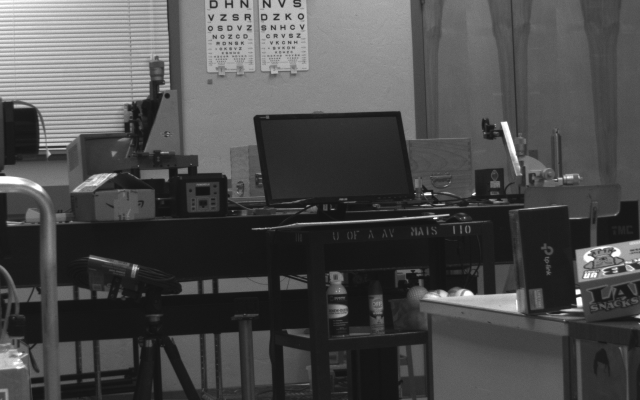
#> input picture PAT/Inference-workflow/cam4_expo150.png, 1280 x 800 px (shown at 1/2 size)
$ python gen_dataset.py
#> lines starting #> are read from the running program, lines starting #| are printed output that depends on the picture
import numpy as np
import cv2
import os

def print_stat(narray, narray_name = 'Array'):
    print(narray_name + " stat: shape: {}, dtype: {}".format(narray.shape, narray.dtype))
    arr = narray.flatten()
    print("max: {}, min: {}, mean: {}, std: {}".format(arr.max(), arr.min(), arr.mean(), arr.std()))

res_w1, res_h1 = 1280, 800
res_w2, res_h2 = 1280, 800
F1 = np.array([[-4.82421044278448e-08,	-1.71285515462556e-06,	0.0135650778093583],
[1.72556528840005e-06,	1.67656609303512e-09,	-0.0143328867069307],
[-0.00912167234149013,	0.00993775597697036,	-0.681697861665831]])
F2 = np.array([[-3.97581572992089e-08,	-3.95153001829531e-07,	0.0134920153619862],
[3.79192112912345e-07,	-5.29231028279867e-09,	-0.000385164443855964],
[-0.00889027295478548,	0.000476491990734183,	-2.94954746159413]])
F3 = np.array([[-1.72325742774190e-08,	-1.70967758549794e-06,	0.000401656453872548],
[1.77514485090898e-06,	1.00163736098407e-08,	-0.0143002582536094],
[-0.000502122564603341,	0.00983482138825411,	2.53255407512145]])

image_coor = np.meshgrid(np.arange(res_h1), np.arange(res_w1))
cam_coor = np.stack([image_coor[1].T,
                     image_coor[0].T,
                     np.ones_like(image_coor[1].T)], axis=2)
image_coor2 = np.meshgrid(np.arange(res_h2), np.arange(res_w2))
cam_coor2 = np.stack([image_coor2[1].T,
                      image_coor2[0].T,
                      np.ones_like(image_coor2[1].T)], axis=2)

img1 = cv2.imread('cam4_expo150.png', 0)
#> img1 is the input picture: shape (800, 1280); min 14, max 255, mean 76.4
img2 = cv2.imread('cam1_expo500.png', 0)
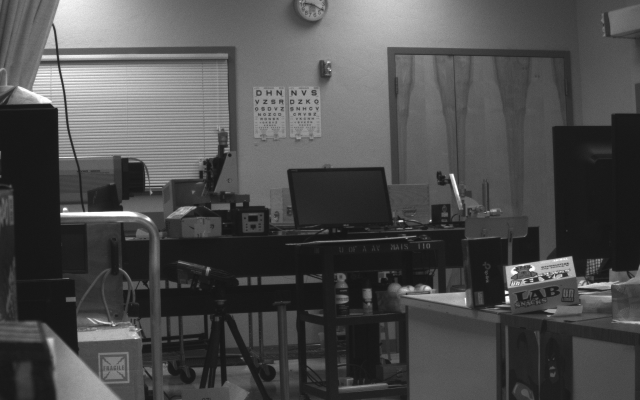
#> input picture PAT/Inference-workflow/cam1_expo500.png, 1280 x 800 px (shown at 1/2 size)
#> img2 is the input picture: shape (800, 1280); min 15, max 255, mean 77.4
img3 = cv2.imread('cam2_expo300.png', 0)
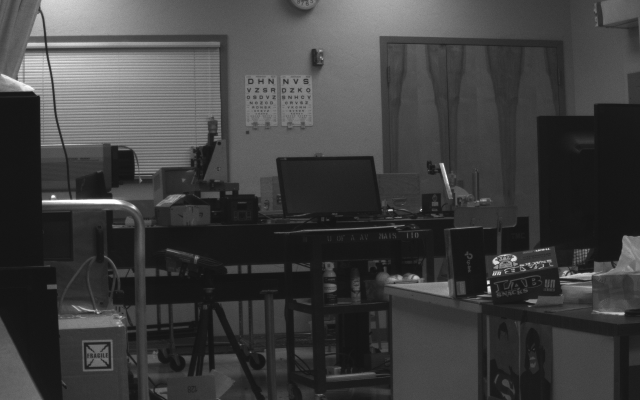
#> input picture PAT/Inference-workflow/cam2_expo300.png, 1280 x 800 px (shown at 1/2 size)
#> img3 is the input picture: shape (800, 1280); min 16, max 255, mean 63.2
img4 = cv2.imread('cam3_expo800.png', 0)
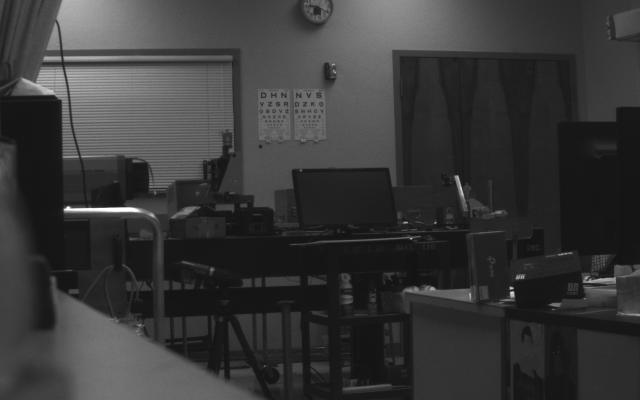
#> input picture PAT/Inference-workflow/cam3_expo800.png, 1280 x 800 px (shown at 1/2 size)
#> img4 is the input picture: shape (800, 1280); min 16, max 255, mean 55.7


for i in range(2):
    for j in range(2):

        ID = i*2+j+5

        print(ID)
        xl, xu, yl, yu = i*400, i*400+400, j*640, j*640+640

        xxss = []
        yyss = []

        for point_x in range(xl, xu):
            for point_y in range(yl, yu):
                lam = F1.dot(np.array([point_y, point_x, 1]).reshape((-1, 3)).T)
                x_lb = int(point_x/1.5 + 140) #140
                x_ub = int(point_x/1.5 + 220) #220
                y_lb = int(point_y/1.5 + 190) #190
                y_ub = int(point_y/1.5 + 270) #270
                dist = np.abs(cam_coor2[x_lb:x_ub, y_lb:y_ub].reshape((-1, 3)).dot(lam))
                n = 80
#> (the run stopped early here; a loop or call above may not have finished)
